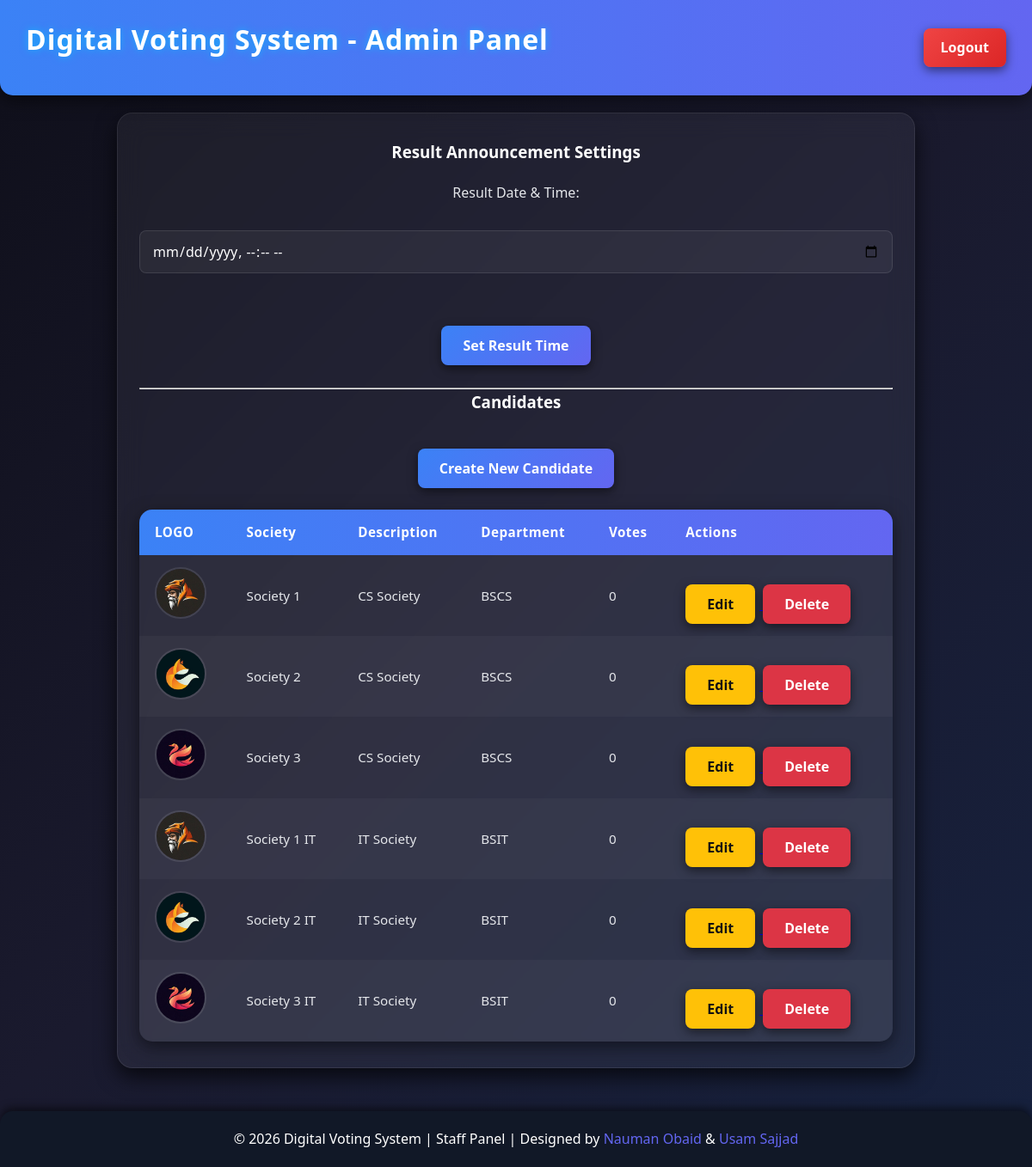
The app's page /admin-dashboard (signed in) with its own data.
### tables this page shows
CREATE TABLE candidates (
        id INTEGER PRIMARY KEY AUTOINCREMENT,
        name TEXT NOT NULL,
        description TEXT NOT NULL,
        department TEXT NOT NULL,
        image TEXT,
        votes INTEGER DEFAULT 0
    );

### app.py (the view)
@app.route("/admin-dashboard")
def admin_dashboard():
    if "admin" not in session:
        return redirect(url_for("admin_login"))
    conn = get_db()
    candidates = conn.execute("SELECT * FROM candidates").fetchall()
    result_time = conn.execute(
        "SELECT result_datetime FROM settings WHERE id = 1"
    ).fetchone()
    conn.close()
    return render_template(
        "/admin/admin_dashboard.html",
        username=session["admin"],
        candidates=candidates,
        result_time=result_time["result_datetime"] if result_time else None
    )

### app.py (called while the page is built)
def get_db():
    conn = sqlite3.connect(DATABASE)
    conn.row_factory = sqlite3.Row
    return conn

### templates/admin/admin_dashboard.html (shortened to what this page needs)
<!DOCTYPE html>
<html lang="en">
<head>
    <link rel="stylesheet" href="{{ url_for('static', filename='css/admin.css') }}">
</head>
<body>
<header class="header">
    <h2 class="logo">Digital Voting System - Admin Panel</h2>
    <a href="{{ url_for('admin_logout') }}" class="logout-btn">Logout</a>
</header>
<main class="main-content">
<div class="container">
    <h3>Result Announcement Settings</h3>
    <form method="POST" action="{{ url_for('set_result_time') }}">
        <label>Result Date & Time:</label><br><br>
        <input type="datetime-local" name="result_datetime" required
               value="{{ result_time|default('') }}">
        <br><br>
        <button type="submit" class="primary-btn">Set Result Time</button>
    </form>
    <br>
<hr>
    <h3>Candidates</h3>
     <a href="{{ url_for('create_candidate') }}">
        <button class="primary-btn">Create New Candidate</button>
    </a>
    {% if candidates %}
    <table>
        <thead>
            <tr>
                <th>LOGO</th>
                <th>Society</th>
                <th>Description</th>
                <th>Department</th>
                <th>Votes</th>
                <th>Actions</th>
            </tr>
        </thead>
        <tbody>
            {% for candidate in candidates %}
            <tr>
                <td>
                    <img src="{{ url_for('static', filename='uploads/' ~ candidate.image) }}"
                         width="70" style="border-radius:50%;">
                </td>
                <td>{{ candidate.name }}</td>
                <td>{{ candidate.description }}</td>
                <td>{{ candidate.department }}</td>
                <td>{{ candidate.votes }}</td>
                <td>
                    <a href="{{ url_for('edit_candidate', candidate_id=candidate.id) }}">
                        <button class="primary-btn" style="background:#ffc107;">Edit</button>
                    </a>
                    <a href="{{ url_for('delete_candidate', candidate_id=candidate.id) }}"
                       onclick="return confirm('Are you sure you want to delete this candidate?');">
                        <button class="primary-btn" style="background:#dc3545;">Delete</button>
                    </a>
                </td>
            </tr>
            {% endfor %}
        </tbody>
    </table>
    {% else %}
    <h4 style="text-align:center; color:#555;">No Candidate Registered</h4>
    {% endif %}
</div>
</main>
<footer class="footer">
    <p>&copy; 2026 Digital Voting System | Staff Panel | Designed by <span style="color: #6366f1;">Nauman Obaid</span> & <span style="color: #6366f1;">Usam Sajjad</span></p>
</footer>
</body>
</html>

### static/css/admin.css (style rules this page uses)
* { margin: 0; padding: 0; box-sizing: border-box; font-family: 'Segoe UI', Tahoma, Geneva, Verdana, sans-serif; }
body { background: linear-gradient(135deg, #0f0f1a, #1a1a2e, #16213e); color: #e5e7eb; line-height: 1.6; }
.header { background: linear-gradient(90deg, #3b82f6, #6366f1); color: #fff; padding: 20px 30px; display: flex; justify-content: space-between; align-items: center; box-shadow: 0 6px 20px rgba(0,0,0,0.5); border-radius: 0 0 15px 15px; position: sticky; top: 0; z-index: 100; }
.header .logo { font-size: 2rem; font-weight: 700; letter-spacing: 1px; text-shadow: 0 0 10px rgba(0,198,255,0.7); }
.logout-btn { background: linear-gradient(135deg, #ef4444, #dc2626); color: #fff; padding: 10px 20px; text-decoration: none; border-radius: 8px; font-weight: 600; transition: all 0.3s ease; box-shadow: 0 4px 12px rgba(0,0,0,0.5); }
.main-content { display: flex; justify-content: center; align-items: center; min-height: calc(100vh - 90px); padding: 20px; }
.container { background: rgba(255, 255, 255, 0.05); padding: 30px 25px; border-radius: 18px; backdrop-filter: blur(15px); border: 1px solid rgba(255,255,255,0.08); box-shadow: 0 10px 25px rgba(0,0,0,0.7); width: 80%; text-align: center; transition: all 0.3s ease; }
h1, h2, h3, h4 { margin-bottom: 20px; color: #ffffff; }
.primary-btn { background: linear-gradient(135deg, #3b82f6, #6366f1); color: #fff; padding: 12px 25px; margin-top: 20px; border: none; border-radius: 8px; cursor: pointer; font-weight: bold; font-size: 1rem; transition: all 0.3s ease; box-shadow: 0 4px 12px rgba(0,0,0,0.5); }
table thead { background: linear-gradient(90deg, #3b82f6, #6366f1); color: #fff; }
table th, table td { padding: 14px 18px; text-align: left; }
table th { font-weight: 600; letter-spacing: 0.5px; }
table tbody tr { background-color: rgba(255,255,255,0.05); transition: all 0.3s ease; border-bottom: 1px solid rgba(255,255,255,0.1); }
table tbody tr:nth-child(even) { background-color: rgba(255,255,255,0.08); }
table td { vertical-align: middle; color: #e5e7eb; }
table td img { width: 60px; height: 60px; border-radius: 50%; object-fit: cover; border: 2px solid rgba(255,255,255,0.1); }
table td a button { padding: 6px 12px; margin-right: 5px; border-radius: 8px; border: none; color: #fff; font-weight: 600; font-size: 0.9rem; cursor: pointer; transition: all 0.3s ease; box-shadow: 0 3px 6px rgba(0,0,0,0.3); }
td a button[style*="background:#ffc107"] { background-color: #fbbf24; color: #111; }
td a button[style*="background:#dc3545"] { background-color: #ef4444; }
input[type="text"], input[type="datetime-local"], textarea, select, input[type="file"] { width: 100%; padding: 12px 14px; margin-top: 5px; margin-bottom: 15px; border: 1px solid rgba(255,255,255,0.1); border-radius: 8px; font-size: 1rem; background: rgba(255,255,255,0.05); color: #fff; transition: all 0.3s ease; }
.footer { background-color: #111827; color: #fff; text-align: center; padding: 20px; margin-top: 30px; border-radius: 15px 15px 0 0; box-shadow: 0 -4px 10px rgba(0,0,0,0.5); }
.logout-btn { background: linear-gradient(135deg, #ef4444, #dc2626); color: #fff; padding: 10px 20px; border-radius: 8px; font-weight: 600; text-decoration: none; transition: all 0.3s ease; box-shadow: 0 4px 12px rgba(0,0,0,0.5); }
table { width: 100%; border-collapse: separate; border-spacing: 0; margin-top: 25px; font-size: 0.95rem; border-radius: 15px; overflow: hidden; box-shadow: 0 6px 20px rgba(0,0,0,0.5); }

### records on screen
candidates: image (picture), name "Society 1", description "CS Society", department "BSCS", votes "0"
candidates: image (picture), name "Society 2", description "CS Society", department "BSCS", votes "0"
candidates: image (picture), name "Society 3", description "CS Society", department "BSCS", votes "0"
candidates: image (picture), name "Society 1 IT", description "IT Society", department "BSIT", votes "0"
candidates: image (picture), name "Society 2 IT", description "IT Society", department "BSIT", votes "0"
candidates: image (picture), name "Society 3 IT", description "IT Society", department "BSIT", votes "0"
